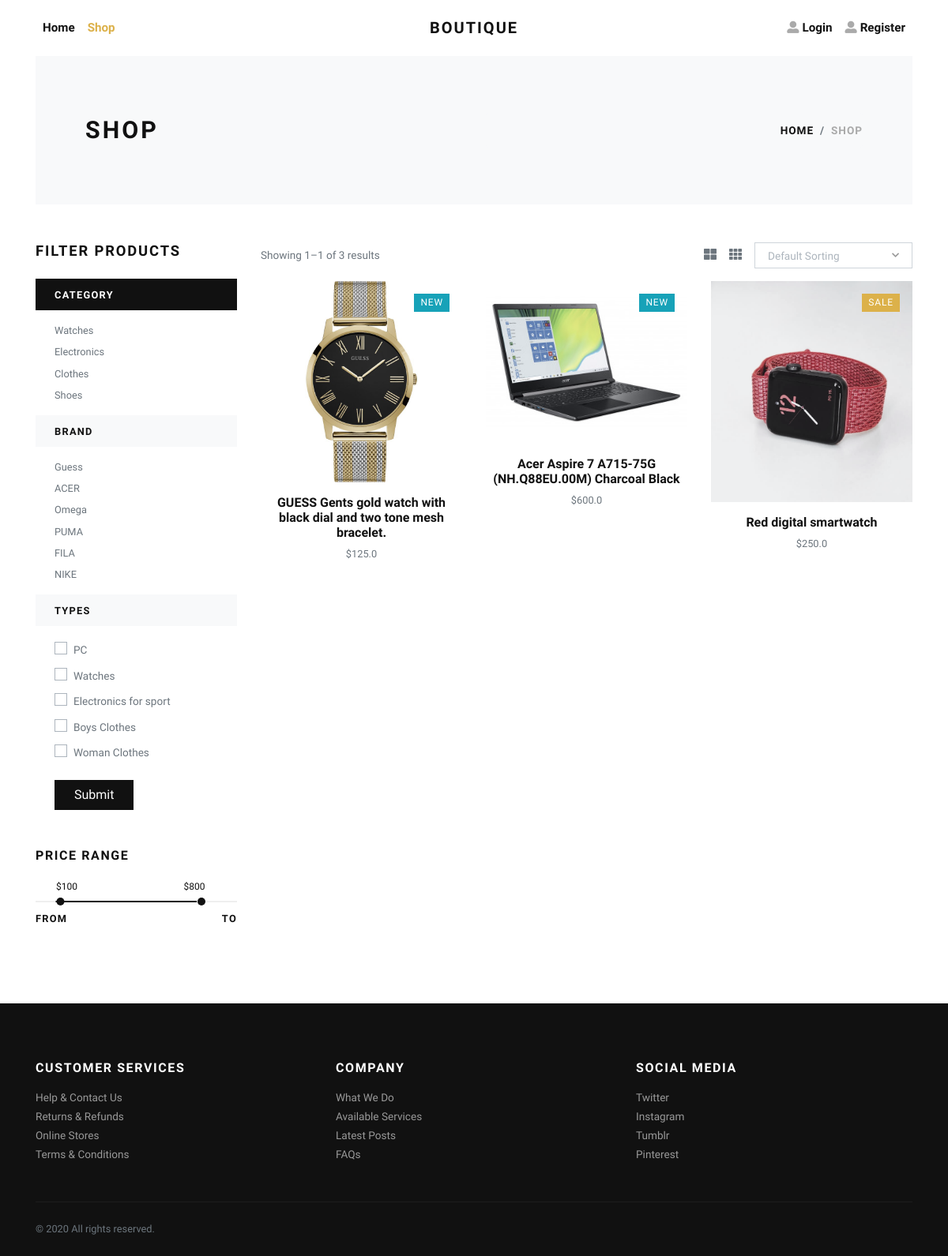
The app's page /shop/, older data.
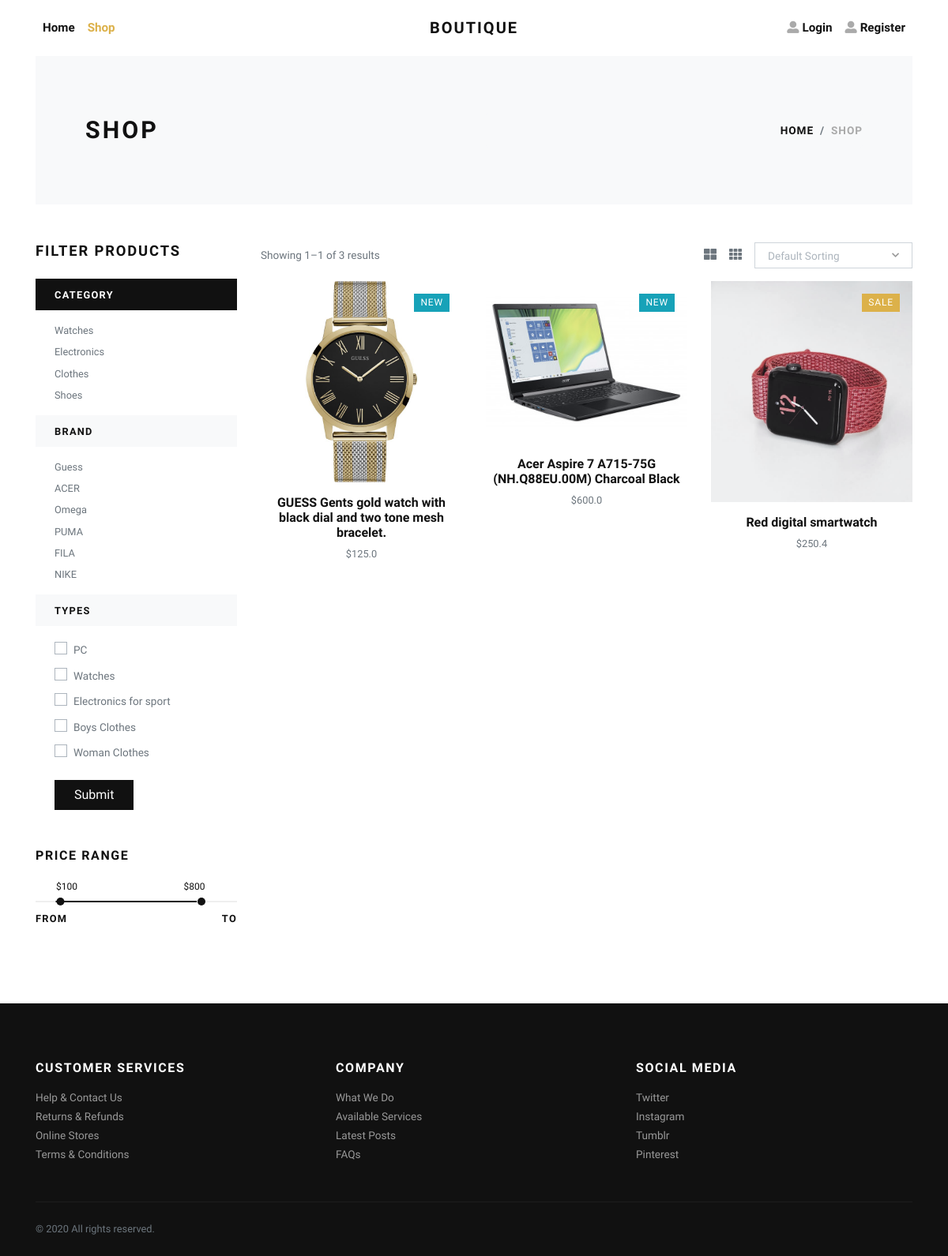
The same page, newer data.
### products/models.py (models this page shows, shortened)
class Product(models.Model):
    PRODUCT_STATUS = (
        (None, 'NONE'),
        ('danger', 'SOLD'),
        ('primary', 'SALE'),
        ('info', 'NEW'),
    )
    name = models.CharField(max_length=200)
    price = models.FloatField()
    image = models.ImageField(upload_to='products')
    about = models.TextField()
    sku = models.IntegerField(default=0)
    brand = models.ForeignKey(Brand, on_delete=models.CASCADE)
    category = models.ForeignKey(Category, on_delete=models.CASCADE)
    type = models.ManyToManyField(Type)
    status = models.CharField(
        choices=PRODUCT_STATUS,
        default=None, max_length=10,
        null=True, blank=True
    )
    completed = models.BooleanField(default=False)
    @property
    def image_url(self):
        try:
            url = self.image.url
        except Exception as err:
            url = ""
            print(err)
        return url

### products/views.py (the view)
# urls.py: path('shop/', views.Shop.as_view(), name="shop"),
class Shop(ListView, GetFiltering, GetOrder):
    template_name = 'products/shop.html'
    context_object_name = 'products'
    paginate_by = 12
    def get_context_data(self, *, object_list=None, **kwargs):
        context = super(Shop, self).get_context_data()
        context['active'] = 'shop'
        return context
    def get_queryset(self):
        queryset = Product.objects.all()
        if self.request.GET.getlist('type'):
            queryset = Product.objects.filter(
                Q(type__in=self.request.GET.getlist('type'))
            )
        minprice = self.request.GET.get('minprice', False)
        maxprice = self.request.GET.get('maxprice', False)
        sorting = self.request.GET.get('sorting', False)
        queryset = queryset.filter(completed=False)
        if minprice and maxprice:
            queryset = queryset.filter(
                price__range=(minprice[1:], maxprice[1:]))
        if sorting:
            queryset = queryset.order_by(str(sorting))
        else:
            queryset = queryset.order_by('-id')
        return queryset.distinct()

### products/views.py (called while the page is built)
    def get_brand(self):
        return Brand.objects.order_by('-id')

    def get_types(self):
        return Type.objects.order_by('-id')

    def get_category(self):
        return Category.objects.order_by('-id')

### products/templates/products/shop.html (shortened to what this page needs)
{% extends 'base.html' %}
{% load static %}
{% block content %}
<div class="page-holder">
    {% include 'include/navbar.html' %}
    <div class="container">
        <section class="py-5 bg-light">
            <div class="container">
                <div class="row px-4 px-lg-5 py-lg-4 align-items-center">
                    <div class="col-lg-6">
                        <h1 class="h2 text-uppercase mb-0">Shop</h1>
                    </div>
                    <div class="col-lg-6 text-lg-right">
                        <nav aria-label="breadcrumb">
                            <ol class="breadcrumb justify-content-lg-end mb-0 px-0">
                                <li class="breadcrumb-item"><a href="{% url 'products:home' %}">Home</a></li>
                                <li class="breadcrumb-item active" aria-current="page">Shop</li>
                            </ol>
                        </nav>
                    </div>
                </div>
            </div>
        </section>
        <section class="py-5">
            <div class="container p-0">
                <div class="row">
                    {% include 'include/filter_shop.html' %}
                    <div class="col-lg-9 order-1 order-lg-2 mb-5 mb-lg-0">
                        <div class="row mb-3 align-items-center">
                            <div class="col-lg-6 mb-2 mb-lg-0">
                                <p class="text-small text-muted mb-0">Showing
                                    {{ page_obj.number }}–{{ page_obj.paginator.num_pages }} of {{ products.count }}
                                    results</p>
                            </div>
                            <div class="col-lg-6">
                                <ul class="list-inline d-flex align-items-center justify-content-lg-end mb-0">
                                    <li class="list-inline-item text-muted mr-3"><a class="reset-anchor p-0" href="#"
                                            onclick="createCard2()"><i class="fas fa-th-large"></i></a></li>
                                    <li class="list-inline-item text-muted mr-3"><a class="reset-anchor p-0" href="#"
                                            onclick="createCard3()"><i class="fas fa-th"></i></a></li>
                                    <li class="list-inline-item">
                                    </li>
                                </ul>
                            </div>
                        </div>
                        {% if products %}
                        <div class="row">
                            {% for product in products %}
                            <div class="col-lg-4 col-sm-6" id="product">
                                <div class="product text-center">
                                    <div class="mb-3 position-relative">
                                        {% if product.status %}
                                        <div class="badge text-white badge-{{ product.status }}">
                                            {{ product.get_status_display }}
                                        </div>
                                        {% endif %}
                                        <a class="d-block" href=""><img class="img-fluid w-100"
                                                src="{{ product.image_url }}" alt="..."></a>
                                    </div>
                                    <h6><a class="reset-anchor" href="">{{ product.name }}</a></h6>
                                    <p class="small text-muted">${{ product.price }}</p>
                                </div>
                            </div>
                            {% endfor %}
                        </div>
                        {% else %}
                        <h1>No product :(</h1>
                        <a href="{% url 'products:shop' %}">Go Shop Page</a>
                        {% endif %}
                    </div>
                </div>
            </div>
        </section>
    </div>
    {% include 'include/footer.html' %}
</div>
{% endblock %}

Row changes from the older to the newer data that the page shows:
changed Product "Red digital smartwatch": price "250.0" → "250.4"
